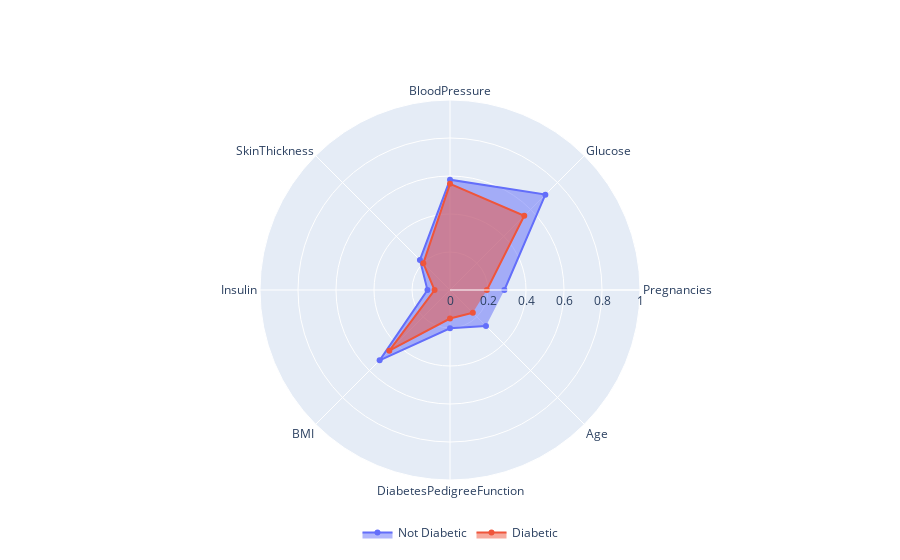

Notebook code cell kept with this figure:
### Code cell
diabetes = pd.read_csv('diabetes2.csv')
get_radar_plot(diabetes, target_name='Outcome', category_0_label = "Diabetic", category_1_label = "Not Diabetic")

### Figure 1 — Plotly figure (JSON) as saved in the notebook; plotly's stock layout.template omitted (floating-point values rounded to 4 significant figures)
{"data": [{"fill": "toself", "name": "Not Diabetic", "r": [0.2862, 0.7098, 0.5805, 0.2239, 0.1186, 0.5237, 0.2018, 0.2678], "theta": ["Pregnancies", "Glucose", "BloodPressure", "SkinThickness", "Insulin", "BMI", "DiabetesPedigreeFunction", "Age"], "type": "scatterpolar"}, {"fill": "toself", "name": "Diabetic", "r": [0.194, 0.5527, 0.5589, 0.1986, 0.08131, 0.4516, 0.1502, 0.1698], "theta": ["Pregnancies", "Glucose", "BloodPressure", "SkinThickness", "Insulin", "BMI", "DiabetesPedigreeFunction", "Age"], "type": "scatterpolar"}], "layout": {"legend": {"orientation": "h", "x": 0.375, "xanchor": "left", "y": -0.1, "yanchor": "top"}, "paper_bgcolor": "rgba(0, 0, 0, 0)", "polar": {"radialaxis": {"range": [0, 1], "visible": true}}, "showlegend": true}}
